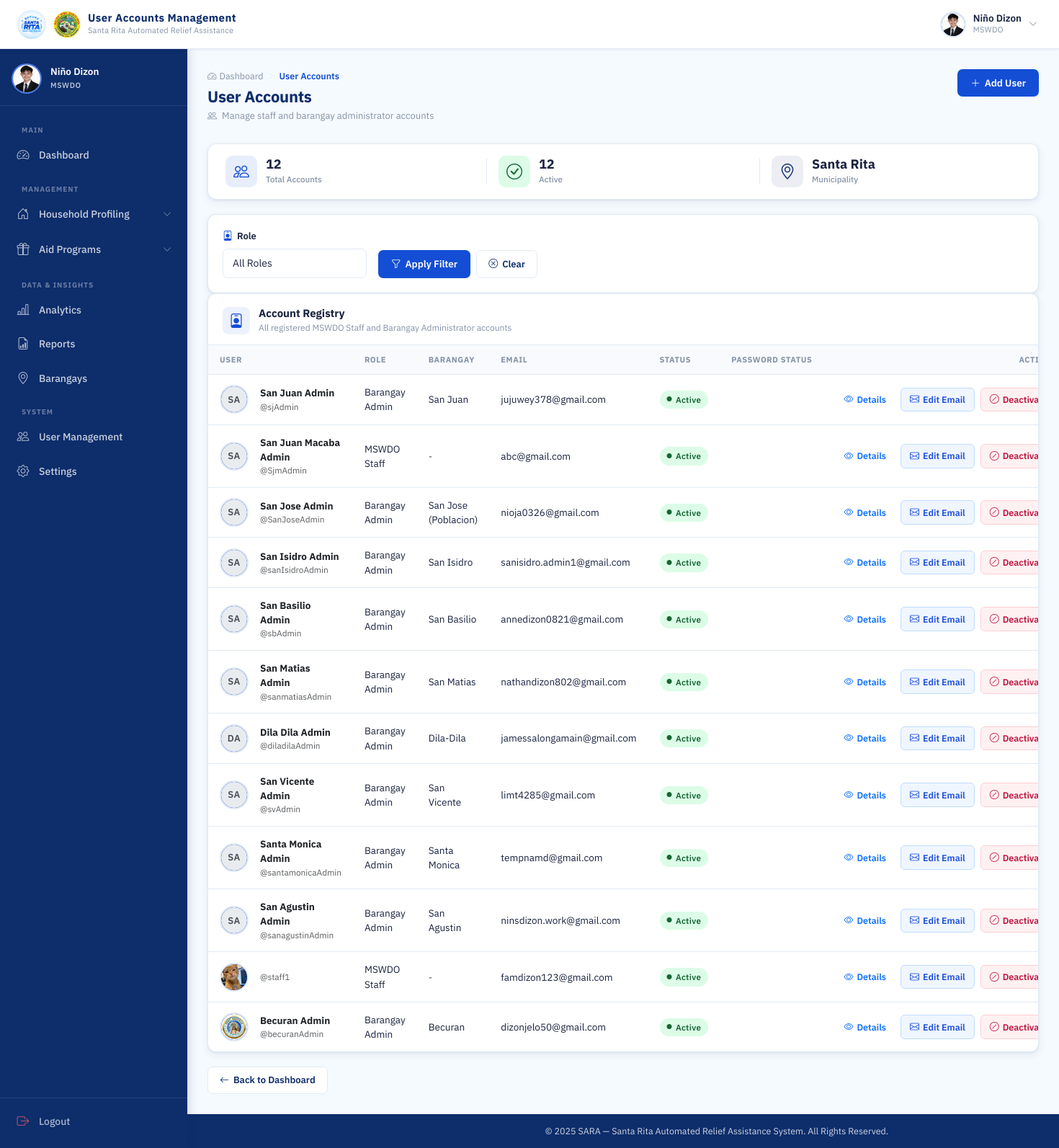
Screenshot of /mswdo/users/ (signed in) with the database file from the repository.
### accounts/models.py (models this page shows, shortened)
class User(AbstractUser):
    ROLE_CHOICES = (
        ('MSWDO', 'MSWDO Admin'),
        ('MSWDO_STAFF', 'MSWDO Staff'),
        ('BARANGAY', 'Barangay Admin'),
    )
    email = models.EmailField(unique=True)
    role = models.CharField(max_length=20, choices=ROLE_CHOICES)
    barangay = models.ForeignKey(
        'Barangay', on_delete=models.SET_NULL, blank=True, null=True, related_name='users'
    )
    is_active = models.BooleanField(default=True)
    middle_name = models.CharField(max_length=150, blank=True)
    suffix = models.CharField(max_length=10, blank=True, null=True)
    position = models.CharField(max_length=100, blank=True)
    birth_place = models.CharField(max_length=200, blank=True)
    CIVIL_STATUS_CHOICES = (
        ('SINGLE', 'Single'),
        ('MARRIED', 'Married'),
        ('WIDOWED', 'Widowed'),
        ('SEPARATED', 'Separated'),
        ('ANNULLED', 'Annulled'),
    )
    civil_status = models.CharField(max_length=20, choices=CIVIL_STATUS_CHOICES, blank=True)
    citizenship = models.CharField(max_length=100, blank=True, default='Filipino')
    must_change_password = models.BooleanField(default=False)
    SEX_CHOICES = (
        ('M', 'Male'),
        ('F', 'Female'),
    )
    sex = models.CharField(max_length=1, choices=SEX_CHOICES, blank=True)
    birthdate = models.DateField(blank=True, null=True)
    @property
    def age(self):
        if self.birthdate:
            today = datetime.date.today()
            return today.year - self.birthdate.year - ((today.month, today.day) < (self.birthdate.month, self.birthdate.day))
        return None
    contact_number = models.CharField(
        max_length=13,
        blank=True,
        validators=[
            RegexValidator(
                regex=r'^(09|\+639)\d{9}$',
                message="Phone number must be entered in the format: '09XXXXXXXXX' or '+639XXXXXXXXX'."
            )
        ]
    )
    profile_image = models.ImageField(upload_to=user_profile_image_path, blank=True, null=True)

class Barangay(models.Model):
    name = models.CharField(max_length=100, unique=True)

### accounts/views.py (the view)
# urls.py: path('mswdo/users/', views.user_accounts, name='user_accounts'),
@login_required(login_url='login')
@session_protected
def user_accounts(request):
    if request.user.role != 'MSWDO':
        return HttpResponseForbidden("Access Denied")
    users = User.objects.filter(role__in=['BARANGAY', 'MSWDO_STAFF']).select_related('barangay')
    role_filter = request.GET.get('role', '')
    barangay_filter = request.GET.get('barangay', '')
    if role_filter in ['MSWDO_STAFF', 'BARANGAY']:
        users = users.filter(role=role_filter)
        if role_filter == 'BARANGAY' and barangay_filter:
            users = users.filter(barangay_id=barangay_filter)
    users = users.order_by('-date_joined')
    active_count = users.filter(is_active=True).count()
    barangays = Barangay.objects.all().order_by('name')
    return render(request, 'accounts/user_accounts.html', {
        'users': users,
        'active_count': active_count,
        'barangays': barangays,
        'selected_role': role_filter,
        'selected_barangay': barangay_filter,
    })

### accounts/templates/accounts/user_accounts.html (shortened to what this page needs)
{% extends 'base.html' %}
{% load static %}
{% block navbar_title %}User Accounts Management{% endblock %}
{% block css %}
<link rel="stylesheet" href="{% static 'css/mswdo_dashboard.css' %}">
<link rel="stylesheet" href="{% static 'css/barangay_accounts.css' %}">
{% endblock %}
{% block content %}
<div class="dash-page-header">
  <div>
    <div class="page-breadcrumb">
      <a href="{% url 'mswdo_dashboard' %}" class="breadcrumb-link">
        <i class="bi bi-speedometer2"></i> Dashboard
      </a>
      <i class="bi bi-chevron-right breadcrumb-sep"></i>
      <span class="breadcrumb-current">User Accounts</span>
    </div>
    <h1 class="dash-page-title">User Accounts</h1>
    <p class="dash-page-sub">
      <i class="bi bi-people me-1"></i>
      Manage staff and barangay administrator accounts
    </p>
  </div>
  <div class="dash-header-actions">
    <a href="{% url 'create_user' %}" class="btn-dash-primary">
      <i class="bi bi-plus-lg"></i> Add User
    </a>
  </div>
</div>
<div class="acct-summary-strip">
  <div class="acct-summary-item">
    <i class="bi bi-people acct-summary-icon acct-summary-icon--blue"></i>
    <div>
      <span class="acct-summary-val">{{ users|length }}</span>
      <span class="acct-summary-label">Total Accounts</span>
    </div>
  </div>
  <div class="acct-summary-item">
    <i class="bi bi-check-circle acct-summary-icon acct-summary-icon--green"></i>
    <div>
      <span class="acct-summary-val">
        {{ active_count }}
      </span>
      <span class="acct-summary-label">Active</span>
    </div>
  </div>
  <div class="acct-summary-item">
    <i class="bi bi-geo-alt acct-summary-icon acct-summary-icon--navy"></i>
    <div>
      <span class="acct-summary-val">Santa Rita</span>
      <span class="acct-summary-label">Municipality</span>
    </div>
  </div>
</div>
<div class="dash-panel">
  <div class="dash-panel__body">
    <form method="get" id="filterForm" class="d-flex align-items-end gap-3 flex-wrap">
      <div class="acct-form__group mb-0" style="min-width: 200px;">
        <label class="acct-form__label" for="roleFilter">
          <i class="bi bi-person-badge"></i> Role
        </label>
        <div class="acct-form__control-wrap">
          <select name="role" class="form-control" id="roleFilter" onchange="toggleBarangayFilter()">
            <option value="" {% if not selected_role %}selected{% endif %}>All Roles</option>
          </select>
        </div>
      </div>
      <div class="d-flex gap-2">
        <button type="submit" class="btn-dash-primary">
          <i class="bi bi-funnel"></i> Apply Filter
        </button>
        <a href="{% url 'user_accounts' %}" class="btn-dash-outline">
          <i class="bi bi-x-circle"></i> Clear
        </a>
      </div>
    </form>
  </div>
</div>
<div class="dash-panel">
  <div class="dash-panel__header">
    <div class="dash-panel__header-left">
      <i class="bi bi-person-badge dash-panel__icon"></i>
      <div>
        <h2 class="dash-panel__title">Account Registry</h2>
        <p class="dash-panel__sub">All registered MSWDO Staff and Barangay Administrator accounts</p>
      </div>
    </div>
  </div>
  <div class="dash-panel__body p-0">
    <div class="table-responsive">
      <table class="acct-table">
        <thead>
          <tr>
            <th class="acct-th">User</th>
            <th class="acct-th">Role</th>
            <th class="acct-th">Barangay</th>
            <th class="acct-th">Email</th>
            <th class="acct-th">Status</th>
            <th class="acct-th">Password Status</th>
            <th class="acct-th acct-th--actions">Actions</th>
          </tr>
        </thead>
        <tbody>
          {% for user in users %}
          <tr class="acct-row">
            <td class="acct-td">
              <div class="d-flex align-items-center gap-3">
                <div class="topbar-avatar" style="width: 40px; height: 40px; flex-shrink: 0;">
                  {% if user.profile_image %}
                    <img src="{{ user.profile_image.url }}" alt="{{ user.get_full_name }}" style="width: 100%; height: 100%; border-radius: 50%; object-fit: cover;">
                  {% else %}
                    <span class="avatar-initials" style="width: 100%; height: 100%; display: flex; align-items: center; justify-content: center; background: #e9ecef; color: #495057; border-radius: 50%; font-weight: 600;">
                      {{ user.first_name|first|upper }}{{ user.last_name|first|upper }}
                    </span>
                  {% endif %}
                </div>
                <div>
                  <div class="fw-bold text-dark">
                    {{ user.first_name }}
                    {{ user.last_name }}
                  </div>
                  <div class="text-muted small">@{{ user.username }}</div>
                </div>
              </div>
            </td>
            <td class="acct-td">{{ user.get_role_display }}</td>
            <td class="acct-td">
                {% if user.role == 'BARANGAY' and user.barangay %}
                    {{ user.barangay.name }}
                {% else %}
                    <span class="text-muted">-</span>
                {% endif %}
            </td>
            <td class="acct-td">{{ user.email }}</td>
            <td class="acct-td">
              {% if user.is_active %}
                <span class="acct-badge acct-badge--active">
                  <i class="bi bi-circle-fill"></i> Active
                </span>
              {% else %}
                <span class="acct-badge acct-badge--inactive">
                  <i class="bi bi-circle-fill"></i> Deactivated
                </span>
              {% endif %}
            </td>
            <td class="acct-td">
            </td>
            <td class="acct-td acct-td--actions">
              <div class="acct-actions">
                <button type="button" class="acct-btn acct-btn--edit text-primary border-0 bg-transparent" data-bs-toggle="modal" data-bs-target="#userModal{{ user.id }}" title="View Details">
                  <i class="bi bi-eye"></i>
                  <span>Details</span>
                </button>
                <a href="{% url 'edit_user' user.id %}" class="acct-btn acct-btn--edit" title="Edit Email">
                  <i class="bi bi-envelope"></i>
                  <span>Edit Email</span>
                </a>
                {% if user.is_active %}
                <a href="{% url 'deactivate_user' user.id %}"
                   class="acct-btn acct-btn--deactivate"
                   title="Deactivate account"
                   onclick="return confirm('Deactivate {{ user.username }} account?')">
                  <i class="bi bi-slash-circle"></i>
                  <span>Deactivate</span>
                </a>
                {% endif %}
              </div>
            </td>
          </tr>
          {% endfor %}
        </tbody>
      </table>
    </div>
  </div>
</div>
<div class="page-back-row">
  <a href="{% url 'mswdo_dashboard' %}" class="btn-dash-outline">
    <i class="bi bi-arrow-left"></i> Back to Dashboard
  </a>
</div>
{% endblock %}

### templates/base.html (shortened to what this page needs)
{% load static %}
<!DOCTYPE html>
<html lang="en">
<head>
  <link href="https://cdn.jsdelivr.net/npm/bootstrap@5.3.2/dist/css/bootstrap.min.css" rel="stylesheet">
  <link href="https://cdn.jsdelivr.net/npm/bootstrap-icons@1.11.3/font/bootstrap-icons.min.css" rel="stylesheet">
  <link rel="stylesheet" href="{% static 'css/base.css' %}">
  {% block css %}{% endblock %}
</head>
<body>
<div class="page-wrapper">
  <nav class="topbar" id="topbar">
    <div class="topbar-left">
      <a class="topbar-brand" href="#">
        <img src="{% static 'images/logo.jpg' %}" alt="SARA Logo" class="topbar-logo">
        <img src="{% static 'images/SRP.png' %}" alt="SRP Logo" class="topbar-logo topbar-logo--srp">
        <div class="topbar-title-group">
          <span class="topbar-title">{% block navbar_title %}SARA SYSTEM{% endblock %}</span>
          <span class="topbar-subtitle">Santa Rita Automated Relief Assistance</span>
        </div>
      </a>
    </div>
    <div class="topbar-right">
      {% if user.is_authenticated %}
      <div class="topbar-user" id="userDropdownToggle">
        <div class="topbar-avatar">
          {% if user.profile_image %}
            <img src="{{ user.profile_image.url }}" alt="{{ user.get_full_name }}">
          {% else %}
            <span class="avatar-initials">
              {{ user.first_name|first|upper }}{{ user.last_name|first|upper }}
            </span>
          {% endif %}
        </div>
        <div class="topbar-user-info">
          <span class="topbar-username">{{ user.get_full_name|default:user.username }}</span>
          <span class="topbar-role">{{ user.role|default:"User" }}</span>
        </div>
        <i class="bi bi-chevron-down topbar-chevron" id="userChevron"></i>
      </div>
      {% else %}
        {% if request.resolver_match.url_name != 'login' %}
        <a href="{% url 'login' %}" class="btn btn-primary shadow-sm" style="background-color: #134ed5; border: none; font-weight: 600; padding: 0.5rem 1.25rem; border-radius: 8px;">
          <i class="bi bi-box-arrow-in-right me-1"></i> Login
        </a>
        {% endif %}
      {% endif %}
    </div>
  </nav>
  {% if user.is_authenticated and not hide_sidebar %}
  <aside class="sidebar" id="sidebar">
    <div class="sidebar-header">
      <div class="sidebar-user-card">
        <div class="sidebar-avatar">
          {% if user.profile_image %}
            <img src="{{ user.profile_image.url }}" alt="{{ user.get_full_name }}">
          {% else %}
            <span class="avatar-initials avatar-initials--lg">
              {{ user.first_name|first|upper }}{{ user.last_name|first|upper }}
            </span>
          {% endif %}
        </div>
        <div class="sidebar-user-info">
          <span class="sidebar-username">{{ user.get_full_name|default:user.username }}</span>
          <span class="sidebar-role-badge">{{ user.role|default:"User" }}</span>
        </div>
      </div>
    </div>
    <nav class="sidebar-body">
      <ul class="sidebar-nav">
        {% if user.role == 'MSWDO' %}
        <li class="sidebar-section-label">Main</li>
        <li class="sidebar-item">
          <a href="{% url 'mswdo_dashboard' %}" class="sidebar-link {% if request.resolver_match.url_name == 'mswdo_dashboard' %}active{% endif %}">
            <i class="bi bi-speedometer2"></i>
            <span>Dashboard</span>
          </a>
        </li>
        <li class="sidebar-section-label">Management</li>
        <li class="sidebar-item sidebar-item--accordion">
          <button class="sidebar-link sidebar-accordion-btn" data-target="householdSubmenu"
            aria-expanded="false">
            <i class="bi bi-house-door"></i>
            <span>Household Profiling</span>
            <i class="bi bi-chevron-down sidebar-arrow"></i>
          </button>
        </li>
        <li class="sidebar-item sidebar-item--accordion">
          <button class="sidebar-link sidebar-accordion-btn" data-target="aidSubmenu"
            aria-expanded="false">
            <i class="bi bi-gift"></i>
            <span>Aid Programs</span>
            <i class="bi bi-chevron-down sidebar-arrow"></i>
          </button>
        </li>
        <li class="sidebar-section-label">Data & Insights</li>
        <li class="sidebar-item">
          <a href="{% url 'analytics' %}" class="sidebar-link {% if request.resolver_match.url_name == 'analytics' %}active{% endif %}">
            <i class="bi bi-bar-chart-line"></i>
            <span>Analytics</span>
          </a>
        </li>
        <li class="sidebar-item">
          <a href="{% url 'aid_reports' %}" class="sidebar-link {% if request.resolver_match.url_name == 'aid_reports' %}active{% endif %}">
            <i class="bi bi-file-earmark-bar-graph"></i>
            <span>Reports</span>
          </a>
        </li>
        <li class="sidebar-item">
          <a href="{% url 'barangay_list' %}" class="sidebar-link">
            <i class="bi bi-geo-alt"></i>
            <span>Barangays</span>
          </a>
        </li>
        <li class="sidebar-section-label">System</li>
        <li class="sidebar-item">
          <a href="{% url 'user_accounts' %}" class="sidebar-link">
            <i class="bi bi-people"></i>
            <span>User Management</span>
          </a>
        </li>
        <li class="sidebar-item">
          <a href="{% url 'settings' %}" class="sidebar-link">
            <i class="bi bi-gear"></i>
            <span>Settings</span>
          </a>
        </li>
        {% endif %}
      </ul>
    </nav>
    <div class="sidebar-footer">
      <a href="{% url 'logout' %}" class="sidebar-link sidebar-logout">
        <i class="bi bi-box-arrow-right"></i>
        <span>Logout</span>
      </a>
    </div>
  </aside>
  {% endif %}
  <main class="{% if user.is_authenticated and not hide_sidebar %}main-content{% endif %}">
    {% block content %}{% endblock %}
  </main>
  <footer class="{% if user.is_authenticated and not hide_sidebar %}footer footer--dashboard{% else %}footer{% endif %}">
    <div class="footer-content">
      <p>&copy; 2025 SARA &mdash; Santa Rita Automated Relief Assistance System. All Rights Reserved.</p>
    </div>
  </footer>
</div>
</body>
</html>

### rows the page displays
User: profile_image (picture), get_full_name "Niño Dizon", role "MSWDO"
User: first_name|first "S", last_name|first "A", first_name "San Juan", last_name "Admin", username "sjAdmin", role "Barangay Admin", barangay.name "San Juan", email "jujuwey378@gmail.com", is_active True (drawn)
User: first_name|first "S", last_name|first "A", first_name "San Juan Macaba", last_name "Admin", username "SjmAdmin", role "MSWDO Staff", email "abc@gmail.com", is_active True (drawn)
User: first_name|first "S", last_name|first "A", first_name "San Jose", last_name "Admin", username "SanJoseAdmin", role "Barangay Admin", barangay.name "San Jose (Poblacion)", email "nioja0326@gmail.com", is_active True (drawn)
User: first_name|first "S", last_name|first "A", first_name "San Isidro", last_name "Admin", username "sanIsidroAdmin", role "Barangay Admin", barangay.name "San Isidro", email "sanisidro.admin1@gmail.com", is_active True (drawn)
User: first_name|first "S", last_name|first "A", first_name "San Basilio", last_name "Admin", username "sbAdmin", role "Barangay Admin", barangay.name "San Basilio", email "annedizon0821@gmail.com", is_active True (drawn)
User: first_name|first "S", last_name|first "A", first_name "San Matias", last_name "Admin", username "sanmatiasAdmin", role "Barangay Admin", barangay.name "San Matias", email "nathandizon802@gmail.com", is_active True (drawn)
User: first_name|first "D", last_name|first "A", first_name "Dila Dila", last_name "Admin", username "diladilaAdmin", role "Barangay Admin", barangay.name "Dila-Dila", email "jamessalongamain@gmail.com", is_active True (drawn)
User: first_name|first "S", last_name|first "A", first_name "San Vicente", last_name "Admin", username "svAdmin", role "Barangay Admin", barangay.name "San Vicente", email "limt4285@gmail.com", is_active True (drawn)
User: first_name|first "S", last_name|first "A", first_name "Santa Monica", last_name "Admin", username "santamonicaAdmin", role "Barangay Admin", barangay.name "Santa Monica", email "tempnamd@gmail.com", is_active True (drawn)
User: first_name|first "S", last_name|first "A", first_name "San Agustin", last_name "Admin", username "sanagustinAdmin", role "Barangay Admin", barangay.name "San Agustin", email "ninsdizon.work@gmail.com", is_active True (drawn)
User: profile_image (picture), username "staff1", role "MSWDO Staff", email "famdizon123@gmail.com", is_active True (drawn)
User: profile_image (picture), first_name "Becuran", last_name "Admin", username "becuranAdmin", role "Barangay Admin", barangay.name "Becuran", email "dizonjelo50@gmail.com", is_active True (drawn)

### other values shown
{{ users|length }} "12"
{{ active_count }} "12"
